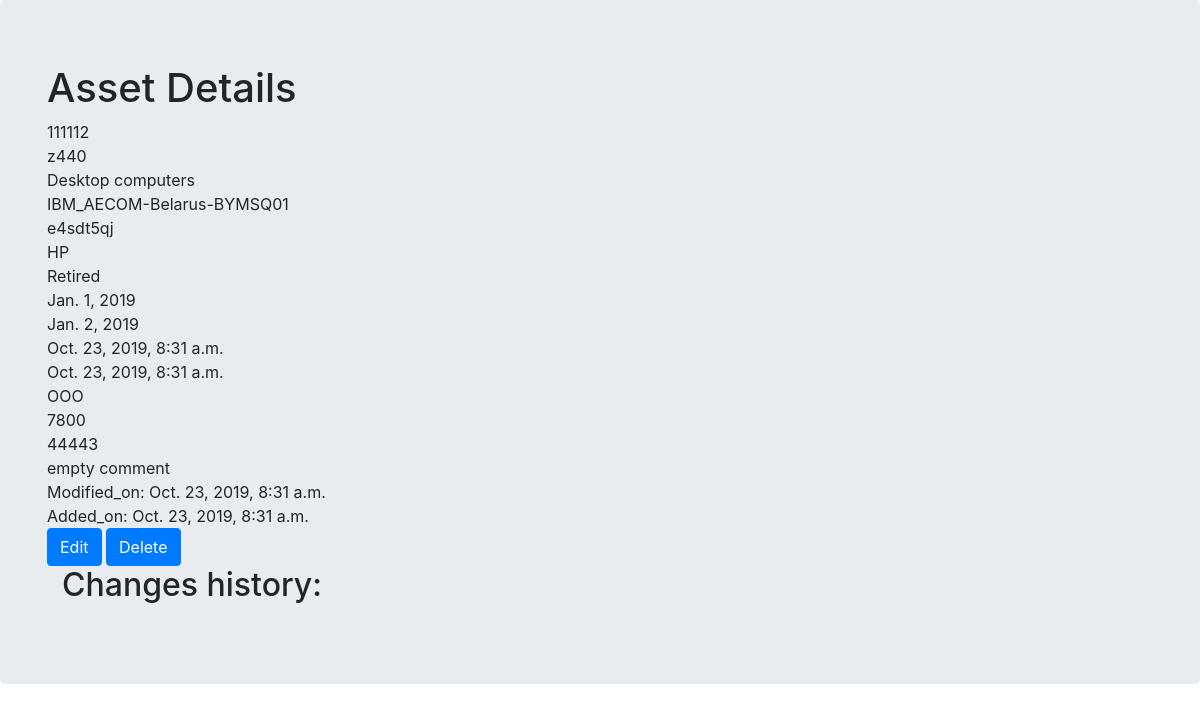
/assets/2 (signed in), run on the app's committed database.
### assets_app/models.py (models this page shows, shortened)
class Asset(models.Model):
    inventory_number = models.CharField(max_length=50, unique=True)
    model_name = models.CharField(max_length=50, unique=False, blank=False)
    category = TreeForeignKey('Category', on_delete=models.SET('UNCATEGORISED'), blank=False)
    location = models.ForeignKey('Location', on_delete=models.SET('NOT SET'), blank=False, null=True)
    serial_number = models.CharField(max_length=50, blank=False, null=True)
    vendor = models.ForeignKey(Vendor, on_delete=models.SET('NOT SET'), blank=False, null=True)
    state = models.ForeignKey(State, on_delete=models.SET('NOT SET'), blank=False, null=True)
    aquisition_date = models.DateField(null=True)
    warranty_expiry_date = models.DateField(blank=True, null=True)
    added_on = models.DateTimeField(editable=False, default=timezone.now)
    modified_on = models.DateTimeField(editable=False, default=timezone.now)
    legal_entity = models.CharField(max_length=100, blank=True)
    invoice_number = models.CharField(max_length=50, blank=True)
    host_name = models.CharField(max_length=100, blank=True)
    comments = models.TextField(blank=True)
    class Meta:
        verbose_name = 'Asset'
        verbose_name_plural = 'Assets'

class Category(MPTTModel):
    name = models.CharField(max_length=50, unique=True)
    parent = TreeForeignKey('self', on_delete=models.CASCADE, null=True, blank=True, related_name='children')
    selectable_choices = (('Yes','Yes'),('No','No'))
    selectable = models.CharField(max_length=3, choices=selectable_choices, default='No')
    class Meta:
        verbose_name = 'Category'
        verbose_name_plural = 'Categories'
    class MPTTMeta:
        level_attr = 'mptt_level'
        order_insertion_by=['name']
    def __str__(self):
        return self.name

class Location(models.Model):
    name = models.CharField(max_length=50)
    class Meta:
        verbose_name = 'Location'
        verbose_name_plural = 'Locations'
    def __str__(self):
        return self.name

class Vendor(models.Model):
    name = models.CharField(max_length=50, unique=True)
    class Meta:
        verbose_name = 'Vendor'
        verbose_name_plural = 'Vendors'
    def __str__(self):
        return self.name

class State(models.Model):
    name = models.CharField(max_length=20, unique=True)
    class Meta:
        verbose_name = 'State'
        verbose_name_plural = 'State'
    def __str__(self):
        return self.name

### assets_app/views.py (the view)
# urls.py: url(r'^assets/(?P<pk>\d+)$', views.AssetDetailView.as_view(), name='asset_detail'),
class AssetDetailView(LoginRequiredMixin,SameLocationOnlyMixin, DetailView):
    model = Asset
    def get_context_data(self, **kwargs):
            context = super(AssetDetailView, self).get_context_data(**kwargs)
            pk = self.kwargs.get('pk', 0)
            context['change'] = Change.objects.filter(asset=pk)
            return context

### assets_app/views.py (called while the page is built)
    def has_permissions(self,**kwargs):
        user_locations = Employee.objects.filter(user=self.request.user.id).values_list('permitted_locations',flat=True)
        asset_locations = Asset.objects.get(pk=self.kwargs.get('pk',0)).location.id
        return asset_locations in user_locations

    def dispatch(self, request, *args, **kwargs):
        if not self.has_permissions():
            return render(request, 'assets_app/no_access.html', context=None)
        return super(SameLocationOnlyMixin, self).dispatch(request, *args, **kwargs)

### templates/assets_app/asset_detail.html (shortened to what this page needs)
<!DOCTYPE html>
<html>
    <head>
        <link rel="stylesheet" href="https://stackpath.bootstrapcdn.com/bootstrap/4.3.1/css/bootstrap.min.css">
    </head>
    <body>
       <div class='jumbotron'>
        <div class='container'>
            <h1>Asset Details</h1>
            {{ asset.inventory_number }}<br>
            {{ asset.model_name }}<br>
            {{ asset.category }}<br>
            {{ asset.location }}<br>
            {{ asset.serial_number}}<br>
            {{ asset.vendor}}<br>
            {{ asset.state }}<br>
            {{ asset.aquisition_date }}<br>
            {{ asset.warranty_expiry_date }}<br>
            {{ asset.added_on }}<br>
            {{ asset.modified_on}}<br>
            {{ asset.legal_entity }}<br>
            {{ asset.invoice_number }}<br>
            {{ asset.host_name  }}<br>
            {{ asset.comments  }}<br>
            Modified_on: {{ asset.modified_on  }}<br>
            Added_on: {{ asset.added_on  }}<br>
            <a class='btn btn-primary' href='{% url "asset_edit" pk=asset.pk %}'>
                <span class='glyphicon glyphicon-plus'>Edit</span>
            </a>
            <a class='btn btn-primary' href='{% url "asset_delete" pk=asset.pk %}'>
                <span class='glyphicon glyphicon-plus'>Delete</span>
            </a>
            <div class='container'>
                <h2>Changes history:</h2>
            </div>
        </div>
     </div>
    </body>
</html>

### data on the page
Asset: inventory_number "111112", model_name "z440", category "Desktop computers", location "IBM_AECOM-Belarus-BYMSQ01", serial_number "e4sdt5qj", vendor "HP", state "Retired", aquisition_date "Jan. 1, 2019", warranty_expiry_date "Jan. 2, 2019", added_on "Oct. 23, 2019, 8:31 a.m.", modified_on "Oct. 23, 2019, 8:31 a.m.", legal_entity "OOO", invoice_number "7800", host_name "44443", comments "empty comment"
